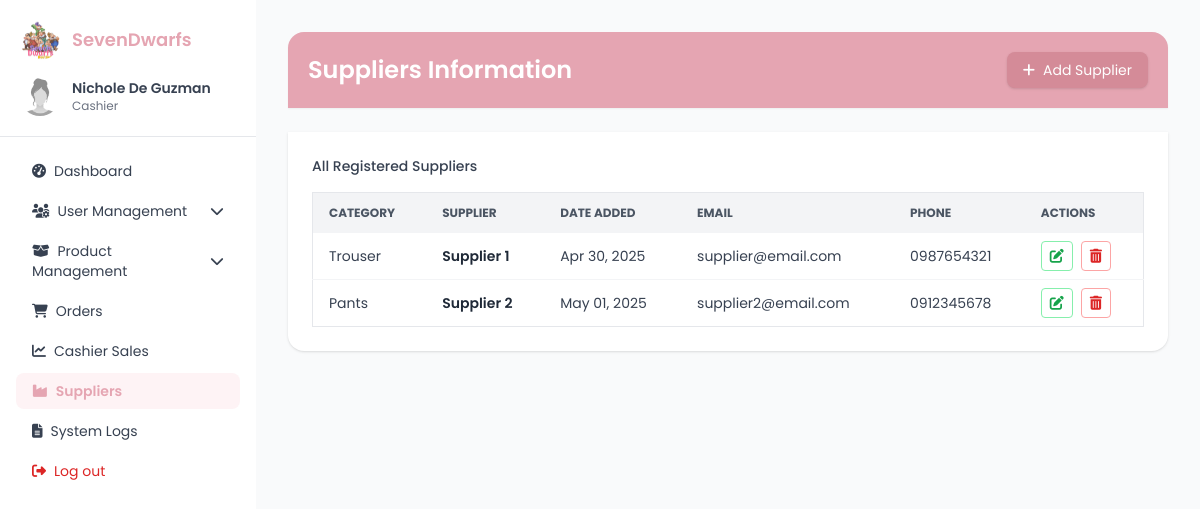
Before: /suppliers.php (signed in) with the older database file.
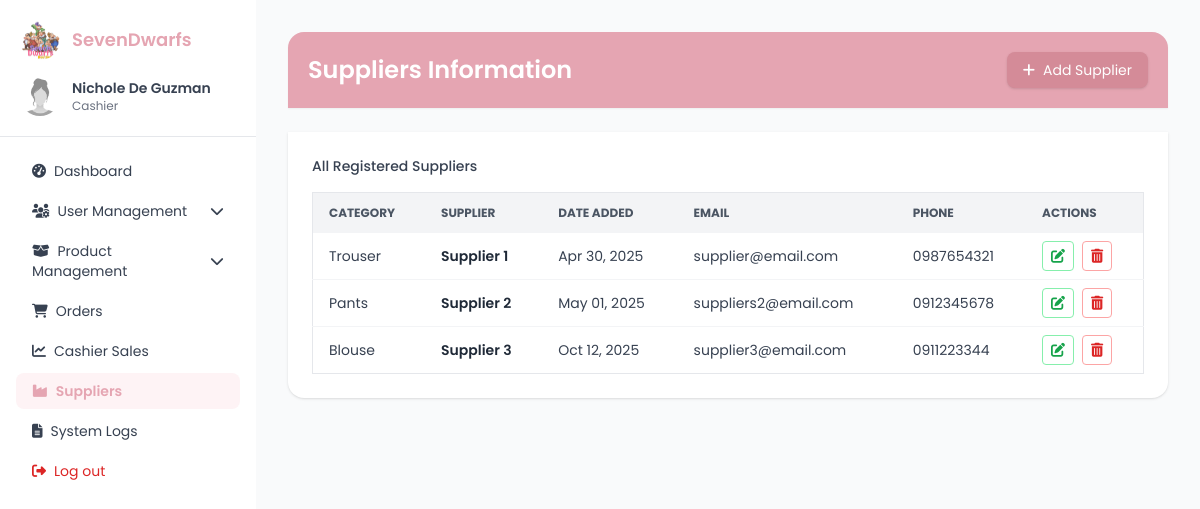
After: the same page with the newer database file.
### tables this page shows
CREATE TABLE `suppliers` (
  `supplier_id` int(11) NOT NULL,
  `supplier_name` varchar(255) NOT NULL,
  `supplier_email` varchar(100) DEFAULT NULL,
  `supplier_phone` varchar(20) DEFAULT NULL,
  `created_at` timestamp NOT NULL DEFAULT current_timestamp(),
  `category_id` int(11) DEFAULT NULL
);

CREATE TABLE `categories` (
  `category_id` int(11) NOT NULL,
  `category_code` varchar(10) DEFAULT NULL,
  `category_name` varchar(100) NOT NULL
);

### suppliers.php (the view, shortened to what the changed rows need)
<?php
require 'conn.php';
$suppliers = $conn->query("
    SELECT s.*, c.category_name
    FROM suppliers s
    LEFT JOIN categories c ON s.category_id = c.category_id
    ORDER BY s.created_at ASC
");
?>
<!DOCTYPE html>
<html lang="en">
<head>
  <script src="https://cdn.tailwindcss.com"></script>
  <link href="https://cdnjs.cloudflare.com/ajax/libs/font-awesome/6.4.0/css/all.min.css" rel="stylesheet">
</head>
<body class="text-sm" x-data="{ userMenu:false, productMenu:false, addModal:false }">
<div class="flex min-h-screen">
  <aside class="w-64 bg-white shadow-md">
    <div class="p-5 border-b">
      <div class="flex items-center gap-3">
        <h2 class="text-lg font-semibold text-[var(--rose)]">SevenDwarfs</h2>
      </div>
    </div>
  </aside>
  <main class="flex-1 p-8 bg-gray-50 overflow-auto">
    <div class="bg-[var(--rose)] text-white p-5 rounded-t-2xl shadow-sm flex justify-between items-center">
      <h1 class="text-2xl font-semibold">Suppliers Information</h1>
    </div>
    <section class="bg-white p-6 rounded-b-2xl shadow mt-6">
      <h2 class="text-gray-700 font-medium mb-4">All Registered Suppliers</h2>
      <div class="overflow-x-auto">
        <table class="min-w-full border border-gray-200 rounded-lg text-sm">
          <thead class="bg-gray-100 text-gray-600 uppercase text-xs font-semibold">
            <tr>
              <th class="px-4 py-3 text-left">Category</th>
              <th class="px-4 py-3 text-left">Supplier</th>
              <th class="px-4 py-3 text-left">Date Added</th>
              <th class="px-4 py-3 text-left">Email</th>
              <th class="px-4 py-3 text-left">Phone</th>
              <th class="px-4 py-3 text-left">Actions</th>
            </tr>
          </thead>
          <tbody class="divide-y divide-gray-100 text-gray-700">
            <?php if ($suppliers->num_rows > 0): ?>
              <?php while ($row = $suppliers->fetch_assoc()): ?>
              <tr class="hover:bg-gray-50 transition">
                <td class="px-4 py-2"><?= htmlspecialchars($row['category_name']); ?></td>
                <td class="px-4 py-2 font-semibold text-gray-800"><?= htmlspecialchars($row['supplier_name']); ?></td>
                <td class="px-4 py-2"><?= date('M d, Y', strtotime($row['created_at'])); ?></td>
                <td class="px-4 py-2"><?= htmlspecialchars($row['supplier_email']); ?></td>
                <td class="px-4 py-2"><?= htmlspecialchars($row['supplier_phone']); ?></td>
                <td class="px-4 py-2 flex gap-2">
                  <a href="edit_supplier.php?id=<?= $row['supplier_id'] ?>" class="text-green-600 hover:text-green-700 border border-green-300 rounded px-2 py-1" title="Edit"><i class="fas fa-edit"></i></a>
                  <a href="delete_supplier.php?id=<?= $row['supplier_id'] ?>" onclick="return confirm('Delete this supplier?')" class="text-red-600 hover:text-red-700 border border-red-300 rounded px-2 py-1" title="Delete"><i class="fas fa-trash-alt"></i></a>
                </td>
              </tr>
              <?php endwhile; else: ?>
              <tr><td colspan="6" class="text-center py-6 text-gray-500">No suppliers found.</td></tr>
            <?php endif; ?>
          </tbody>
        </table>
      </div>
    </section>
  </main>
</div>
</body>
</html>

Changed rows visible on the page:
changed suppliers "Supplier 2": supplier_email "supplier2@email.com" → "suppliers2@email.com"
added suppliers: category.category_name "Blouse", supplier_name "Supplier 3", created_at "Oct 12, 2025", supplier_email "supplier3@email.com", supplier_phone "0911223344"
